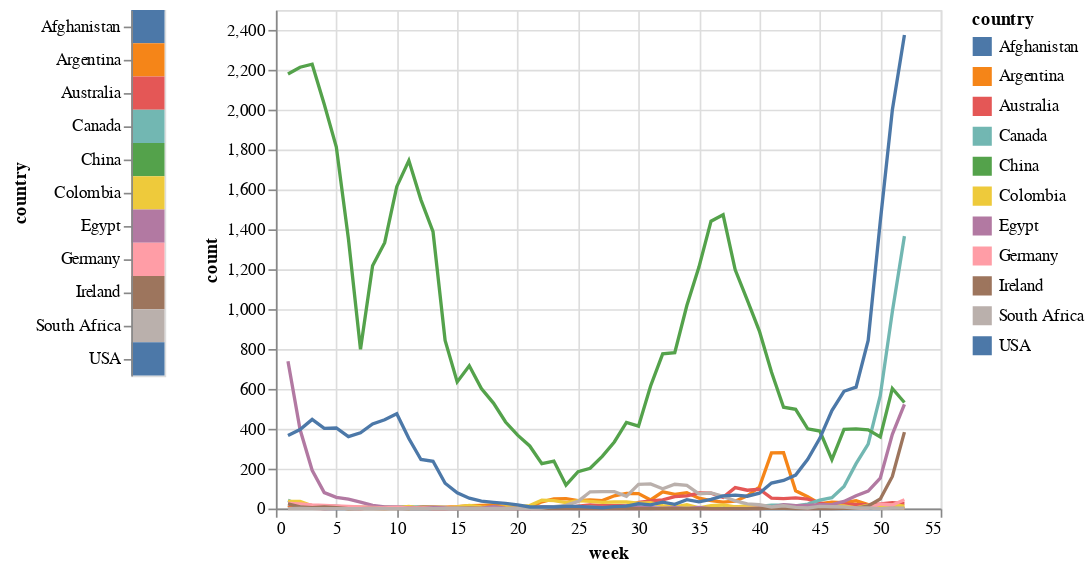

The notebook cell this image was saved under:
### Markdown cell above
#### Bounus

### Code cell
source_2 = source_1.dropna().astype(
    {'week':'int64','country':'O','count':'int64'}
)
c1 = pd.DataFrame({'country': countries})
selection = alt.selection_multi(fields=['country'],toggle="true")
color = alt.condition(selection, alt.Color(
    'country:N'), alt.value('lightgrey'))
c1_selector = alt.Chart(c1).mark_rect().encode(
    y='country', color=color
).add_selection(selection)
chart = alt.Chart(source_2).mark_line().encode(
    x='week', y=alt.Y('count', scale=alt.Scale(domain=[0, 2500])), color='country'
).transform_filter(selection)

c1_selector | chart

### Figure 1 — Vega-Lite specification as saved in the notebook (floating-point values rounded to 4 significant figures; data arrays with more than 128 entries replaced by an {"elided": "..."} marker saying what was removed)
{"config": {"view": {"continuousWidth": 400, "continuousHeight": 300}}, "hconcat": [{"data": {"name": "data-ae061e1c7f81511c75825466cf8a2988"}, "mark": "rect", "encoding": {"color": {"condition": {"type": "nominal", "field": "country", "selection": "selector005"}, "value": "lightgrey"}, "y": {"type": "nominal", "field": "country"}}, "selection": {"selector005": {"type": "multi", "fields": ["country"], "toggle": "true"}}}, {"data": {"name": "data-aaecdcc3e17e34d7022e0c080e6e0d16"}, "mark": "line", "encoding": {"color": {"type": "nominal", "field": "country"}, "x": {"type": "quantitative", "field": "week"}, "y": {"type": "quantitative", "field": "count", "scale": {"domain": [0, 2500]}}}, "transform": [{"filter": {"selection": "selector005"}}]}], "$schema": "https://vega.github.io/schema/vega-lite/v4.8.1.json", "datasets": {"data-ae061e1c7f81511c75825466cf8a2988": [{"country": "Afghanistan"}, {"country": "Argentina"}, {"country": "Australia"}, {"country": "Canada"}, {"country": "China"}, {"country": "Colombia"}, {"country": "Egypt"}, {"country": "Germany"}, {"country": "Ireland"}, {"country": "South Africa"}, {"country": "USA"}], "data-aaecdcc3e17e34d7022e0c080e6e0d16": {"elided": "564 records"}}}
